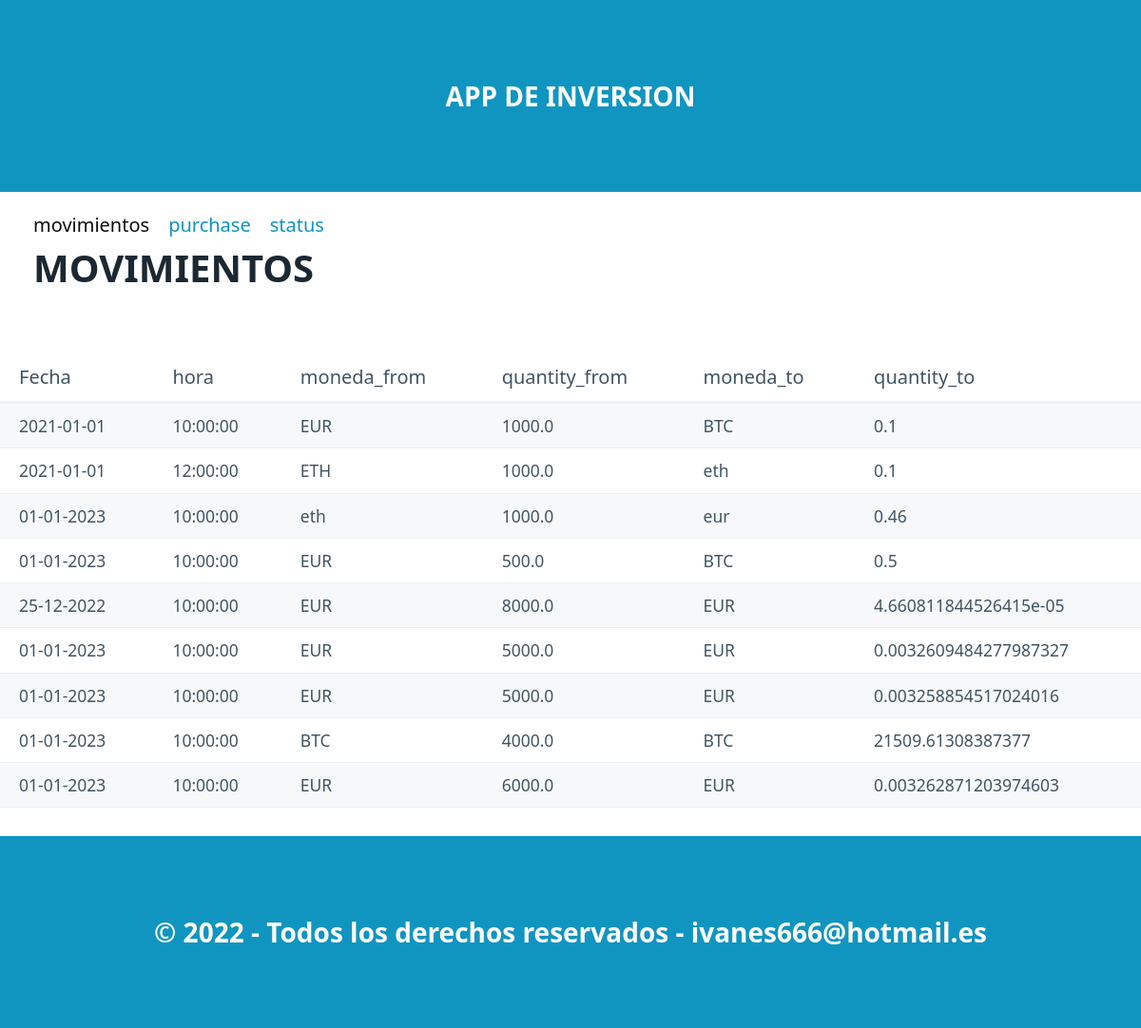
Before: / with the older database file.
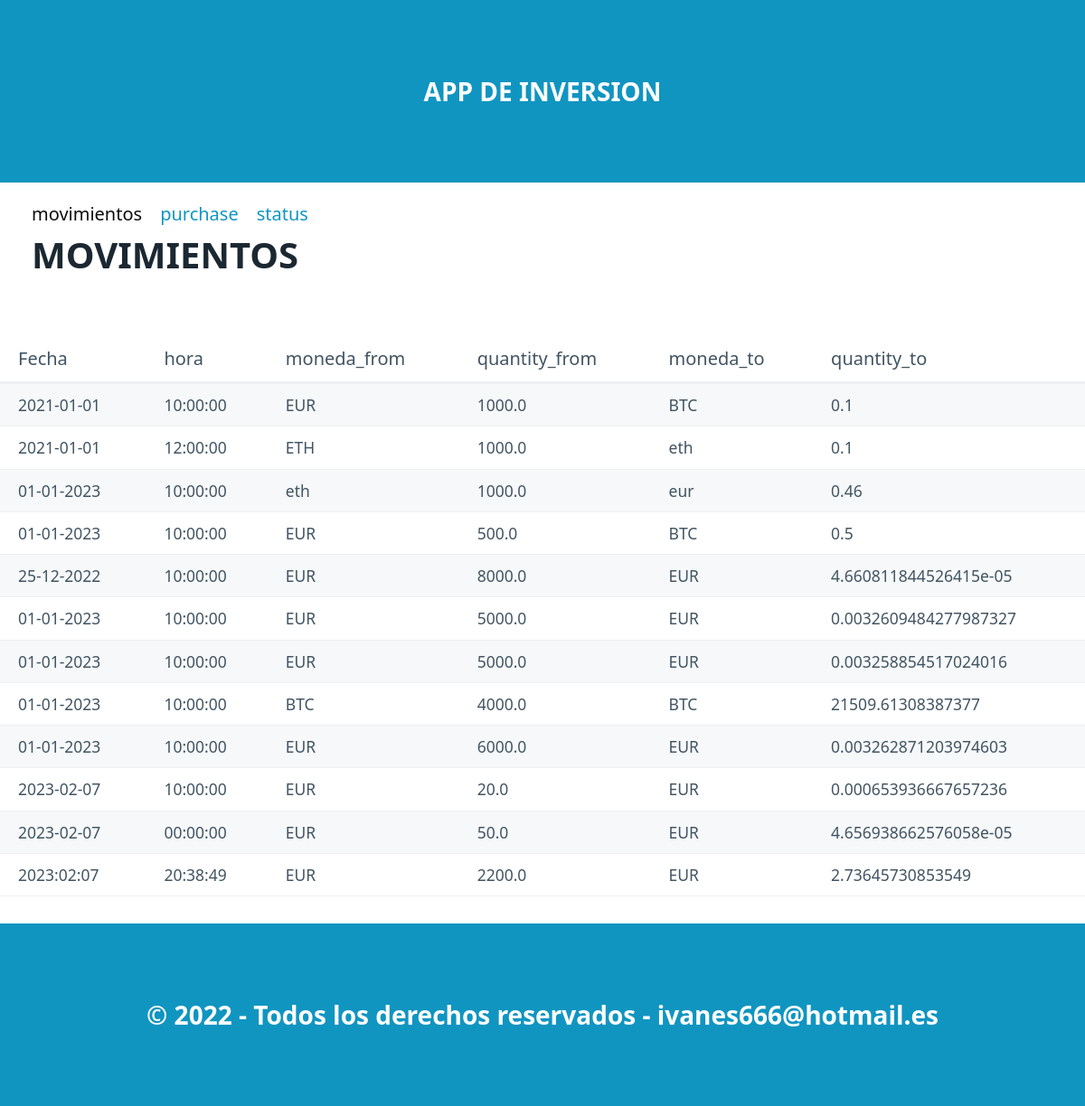
After: the same page with the newer database file.
### tables this page shows
CREATE TABLE "inversiones" (
	"id"	INTEGER,
	"date"	TEXT NOT NULL,
	"time"	TEXT NOT NULL,
	"Moneda_from"	TEXT NOT NULL,
	"Quantity_from"	REAL NOT NULL,
	"Moneda_to"	TEXT NOT NULL,
	"Quantity_to"	INTEGER NOT NULL,
	PRIMARY KEY("id" AUTOINCREMENT)
);

### registro_ig/routes.py (the view)
@app.route("/")
def index():
    datos = select_all()
    if datos == "":
        print("NO HAY MOVIMIENTOS")
    else:
        return render_template("index.html",pageTitle="Listas",data=datos)

### registro_ig/models.py (called while the page is built)
def select_all():
    con = sqlite3.connect(INVERSION_DATA)
    cur = con.cursor()
    res = cur.execute("select date,time,moneda_from,quantity_from,moneda_to,quantity_to from inversiones;")
    filas = res.fetchall()    #capturo las filas de datos
    columnas= res.description   #capturo los nombres de columnas
    resultado =[]   #lista para guadar diccionario
    for fila in filas:
        dato={}   #diccionario para cada registro
        posicion=0   #posicion de columna
        for campo in columnas:
            dato[campo[0]]=fila[posicion]
            posicion += 1
        resultado.append(dato)
    con.close()
    return resultado

### registro_ig/templates/index.html (shortened to what this page needs)
{% extends "base.html" %}
{% block section %}
    <nav class="container">
    <section class="container">
            <ul>
            <li><a  class="inactivo">movimientos</a></li>
            <li><a href="/purchase">purchase</a></li>
            <li><a href="/status">status</a></li>
            </ul>
    </nav>
    <nav class="container">
    <h1>MOVIMIENTOS</h1>
    </nav>
        <table role="grid">
                <thead>
                    <tr>
                        <th>Fecha</th>
                        <th>hora</th>
                        <th>moneda_from</th>
                        <th>quantity_from</th>
                        <th>moneda_to</th>
                        <th>quantity_to</th>
                    </tr>
                </thead>
                <tbody>
                    {% for item in data %}
                    <tr>
                        <td>{{item.date}}</td>
                        <td>{{item.time}}</td>
                        <td>{{item.Moneda_from}}</td>
                        <td>{{item.Quantity_from}}</td>
                        <td>{{item.Moneda_to}}</td>
                        <td>{{item.Quantity_to}}</td>
                    </tr>
                    {% endfor %}
                </tbody>
        </table>
{% endblock %}

### registro_ig/templates/base.html (shortened to what this page needs)
<!DOCTYPE html>
<html lang="en">
<head>
    <link rel="stylesheet" href="/static/css/pico.css">
    <link rel="stylesheet" href="/static/css/styles.css">
</head>
<body>
     <header>
        <div class="container">
            APP DE INVERSION
        </div>
    </header>
    {% block section %}
    {% endblock %}
    <footer>
        <div class="container">
            &copy; 2022 - Todos los derechos reservados - ivanes666@hotmail.es
        </div>
    </footer>
</body>

### registro_ig/static/css/styles.css (style rules this page uses)
header,footer { background-color: var(--primary); color: var(--primary-inverse); font-size: 1.4em; font-weight: bold; }
body { min-height: 100vh; display: grid; grid-template-rows: auto 50px 1fr auto; margin: 0; }
.inactivo { color:rgb(11, 13, 11); }

Changed rows visible on the page:
added inversiones: date "2023-02-07", time "10:00:00", Moneda_from "EUR", Quantity_from "20.0", Moneda_to "EUR", Quantity_to "0.000653936667657236"
added inversiones: date "2023-02-07", time "00:00:00", Moneda_from "EUR", Quantity_from "50.0", Moneda_to "EUR", Quantity_to "4.656938662576058e-05"
added inversiones: date "2023:02:07", time "20:38:49", Moneda_from "EUR", Quantity_from "2200.0", Moneda_to "EUR", Quantity_to "2.73645730853549"
